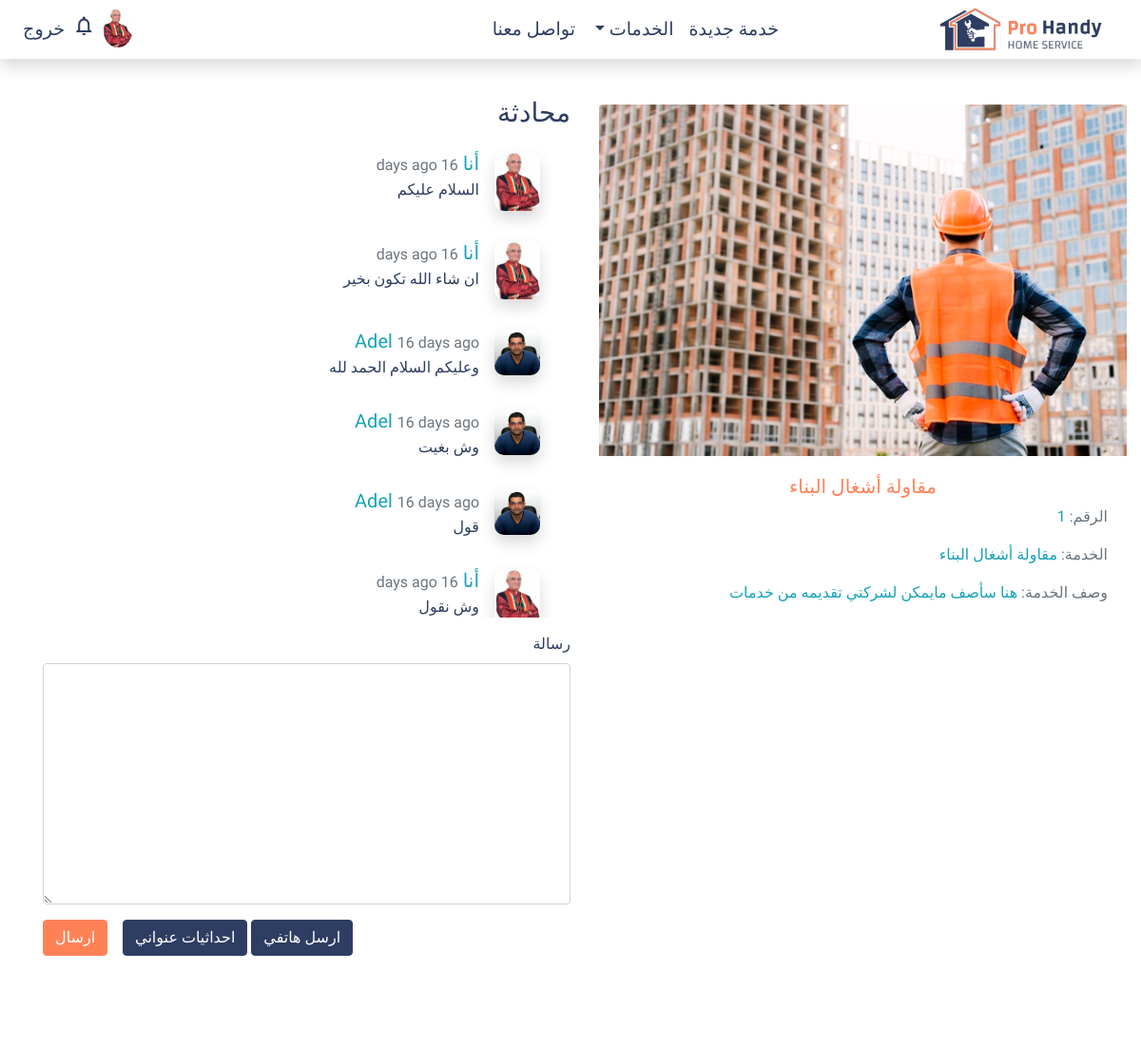
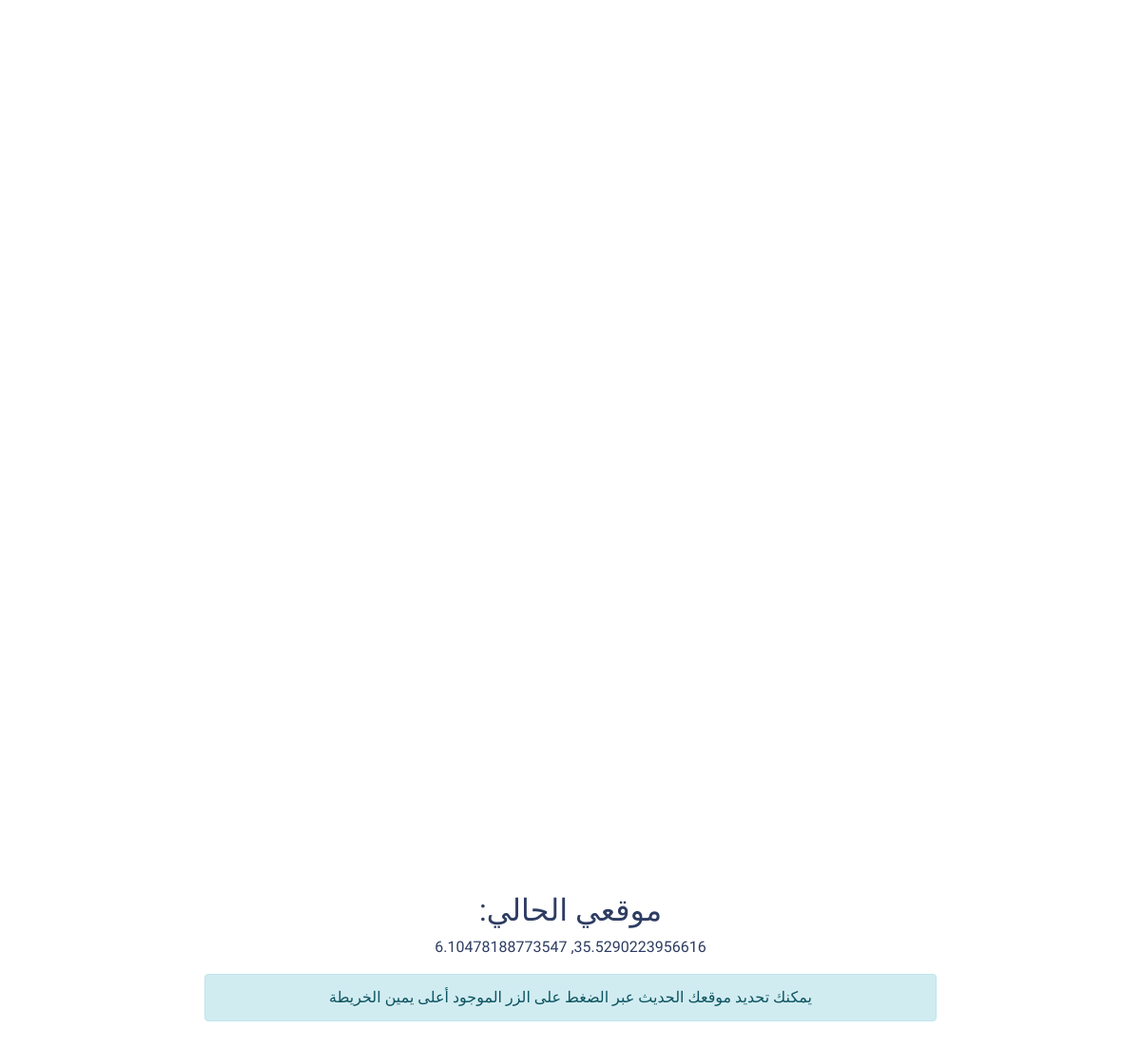
Screenshot of /request_service/3/1/new (signed in) with the database file from the repository (2 pictures, top to bottom).
### application/models.py (models this page shows, shortened)
class User(db.Model, UserMixin):
    id = db.Column(db.Integer, primary_key=True)
    username = db.Column(db.String(20), unique=True, nullable=False)
    full_name = db.Column(db.String(64), default='no full name')
    email = db.Column(db.String(120), unique=True, nullable=False)
    user_type = db.Column(db.String(20))
    image_file = db.Column(db.String(20), nullable=False, default='profile.png')
    password = db.Column(db.String(64), nullable=False)
    services = db.relationship('Service', backref='owner', lazy=True)
    created_at = db.Column(db.DateTime, nullable=False, default=datetime.utcnow)
    last_login = db.Column(db.DateTime)
    is_active = db.Column(db.Boolean, default=False)
    is_connected = db.Column(db.Boolean, default=False)
    address_first_line = db.Column(db.String(64), default='')
    address_second_line = db.Column(db.String(64), default='')
    city = db.Column(db.String(20), default='')
    phone_number = db.Column(db.String(14), default='')
    lat = db.Column(db.Float(20))
    lon = db.Column(db.Float(20))
    requests = db.relationship('ServiceRequest', cascade="all, delete", backref='client', lazy=True)
    request_messages = db.relationship('ServiceRequestMessages', cascade="all, delete", backref='message_sender', lazy=True)
    notifications = db.relationship('Notification', cascade="all, delete", backref='user_notified', lazy=True)

class Service(db.Model):
    id = db.Column(db.Integer, primary_key=True)
    service_name = db.Column(db.String(20), unique=True, nullable=False)
    description = db.Column(db.Text)
    image_file = db.Column(db.String(20), nullable=False, default='profile.svg')
    user_id = db.Column(db.Integer, db.ForeignKey('user.id'), nullable=False)
    category_id = db.Column(db.Integer, db.ForeignKey('category.id'), nullable=False)
    requests = db.relationship('ServiceRequest', cascade="all, delete", backref='requested', lazy=True)

class ServiceRequestMessages(db.Model):
    id = db.Column(db.Integer, primary_key=True)
    service_request_id = db.Column(db.Integer, db.ForeignKey('service_request.id'), nullable=False)
    message = db.Column(db.Text)
    created_at = db.Column(db.DateTime, nullable=False, default=datetime.utcnow)
    sender = db.Column(db.Integer, db.ForeignKey('user.id'), nullable=False)

### application/routes.py (the view, shortened to what this page needs)
@app.route('/request_service/<int:client_id>/<int:service_id>/new', methods=['GET', 'POST'])
def request_service(client_id, service_id):
    categories = Category.query.all()
    if not current_user.is_authenticated:
        return redirect(url_for('home'))
    service = Service.query.get(service_id)
    print(f'test: current user: {current_user.id} => client: {client_id} => service user: {service.user_id}')
    if (current_user.id != client_id) and (current_user.id != service.user_id) :
        flash('لايمكنك التوقب على أمور الناس', 'warning')
        return redirect(url_for('home'))
    form = ServiceRequestMessagesForm()
    sender = current_user.id
    service_request = ServiceRequest.query.filter_by(service_id=service_id).first()
    client = User.query.get(client_id)
    return render_template('request-service.html', client=client, service=service, form=form, service_request=service_request, categories=categories, title='NH | التواصل مع مقدم الخدمة')

### application/forms.py
class ServiceRequestMessagesForm(FlaskForm):
    message = TextAreaField('رسالة', validators=[DataRequired()])
    submit = SubmitField('ارسال')

### application/models.py (called while the page is built)
@login_manager.user_loader
def load_user(user_id):
    return User.query.get(int(user_id))

### application/templates/request-service.html (shortened to what this page needs)
{% extends 'base.html' %}
{% block main %}
<section class="container-fluid mt-4 row">
    <div class="card border-0 pt-4 col-lg-6 mx-auto">
        <img data-aos="fade" class="card-img-top mx-auto" src="{{ url_for('static', filename='img/services/'+service.image_file) }}" alt="current_user.username">
        <div class="card-body text-right">
            <h5 data-aos="zoom-in" class="text-primary text-center">{{ service.service_name }}</h5>
            <p data-aos="fade-left" class="text-muted">الرقم: <span class="text-info">{{ service.id }}</span></p>
            <p data-aos="fade-rigt" class="text-muted">الخدمة: <span class="text-info">{{ service.service_name }}</span></p>
            <p data-aos="fade-up" class="text-muted">وصف الخدمة: <span class="text-info">{{ service.description }}</span></p>
        </div>
    </div>
    <div class="col-lg-6">
            {% if service_request.service_id == service.id %}
            <h3 class="text-right pt-3">محادثة</h3>
            <ul class="list-unstyled pr-0 text-right overflow-auto">
                {% for m in service_request.messages %}
                    {% if service_request.id == service_request.id %}
                        {% if m.message_sender.id == current_user.id %}
                            <li id="msg-{{ m.id }}" class="media p-3">
                                <img src="{{ url_for('static', filename='img/users-profile/'+ m.message_sender.image_file) }}" class="img-comment mr-3 img-fluid shadow" alt="{{ m.message_sender.username}}">
                                <div class="media-body mr-3">
                                    <h5 class="mt-0 mb-1 text-info"> أنا <small class="text-muted text-center">{{ moment(m.created_at).fromNow() }}</small></h5>
                                    {{ m.message}}
                                </div>
                            </li>
                        {% elif (m.message_sender.id == service.user_id) or  (m.message_sender.id != client_id and current_user.id == service.user_id) %}
                            <li id="msg-{{ m.id }}" class="media p-3">
                                <img src="{{ url_for('static', filename='img/users-profile/'+ m.message_sender.image_file) }}" class="img-comment mr-3 img-fluid shadow" alt="{{ m.message_sender.username}}">
                                <div class="media-body mr-3">
                                    <h5 class="mt-0 mb-1 text-info">{{ m.message_sender.username }} <small class="text-muted text-center">{{ moment(m.created_at).fromNow() }}</small></h5>
                                    {{ m.message}}
                                </div>
                            </li>
                        {% endif %}
                    {% endif %}
                {% endfor %}
            </ul>
        {% endif %}
        <form class="form-group text-right" method="POST" action="">
                <div class="form-group">
                    {{ form.message.label(class="form-control-label") }}
                    {% if form.message.errors %}
                        {{ form.message(class="form-control") }}
                        <div class="form-group">
                            {% for error in form.message.errors %}
                                <span>{{ error }}</span>
                            {% endfor %}
                        </div>
                    {% else %}
                        {{ form.message(class="form-control", rows="10") }}
                    {% endif %}
                </div>
                <div class="form-group">
                    {{ form.submit(class="btn btn-primary float-left") }}
                </div>
            </form>
            <div id="action-reques" class="container mb-5">
                <a id="send-phone" class="btn btn-secondary" href="#list-tab">ارسل هاتفي</a>
                <a id="send-coordinates" class="btn btn-secondary ml-3" href="#list-tab2">احداثيات عنواني</a>
            </div>
        </div>
    </section>
    <section class="col-lg-8 mt-4 mx-auto">
        {% include 'map.html' %}
    </section>
{% endblock %}

### application/templates/nav.html (shortened to what this page needs)
<nav class="navbar navbar-expand-sm navbar-primary shadow" data-aos="fade-down">
    <a class="" href="/">
        <img id="app-logo" src="{{ url_for('static', filename='img/banner.png') }}" alt="" class="img-fluid">
    </a>
    <div class="collapse navbar-collapse" id="navbarTogglerDemo01">
        <ul class="navbar-nav mx-auto pr-0 d-flex">
            {% if current_user.is_authenticated %}
                <li class="nav-item">
                    <a class="nav-link nav-effect" href="{{ url_for('add_service') }}">خدمة جديدة</a>
                </li>
            {% endif %}
            <li class="nav-item dropdown">
                <a class="nav-link dropdown-toggle" href="#" id="navbardrop" data-toggle="dropdown">
                    الخدمات
                </a>
            </li>
            <li class="nav-item">
                <a class="nav-link nav-effect" href="#contact">تواصل معنا</a>
            </li>
        </ul>
        <ul class="navbar-nav d-flex justify-content-around flex-row mr-auto justify-content-end">
            {% if current_user.is_authenticated %}
                <li class="nav-item">
                    <a href="{{ url_for('profile') }}">
                        <img id="user-nav-img" class="align-self-center mr-3 rounded-circle" src="{{ url_for('static', filename='img/users-profile/') }}{{ current_user.image_file }}" alt="">
                    </a>
                </li>
                <li class="nav-item">
                        <a class="" href="#" id="notdrop" data-toggle="dropdown">
                            <i id="notification" class="material-icons align-middle">notifications_none</i>
                        </a>
                </li>
                <li class="nav-item">
                    <a class="nav-link nav-effect" href="{{ url_for('logout') }}">خروج</a>
                </li>
            {% endif %}
        </ul>
    </div>
</nav>

### application/templates/map.html (shortened to what this page needs)
<div id='map' class="container mt-5 pt-5 d-flex"></div>
<div class="text-center">
    {% if current_user.lat %}
    <h2 id="position-title">موقعي الحالي:</h2>
    <p><span id="user-lat">{{ current_user.lat }}</span>, <span id="user-lon">{{ current_user.lon }}</span></p>
    {% endif %}
</div>
<div class="alert alert-info text-center" id="info">
    يمكنك تحديد موقعك الحديث عبر الضغط على الزر الموجود أعلى يمين الخريطة
</div>

### application/static/css/styles.css (style rules this page uses)
html { height: 100%; }
body { font-family: 'Changa', serif; color: #2e3d62; min-height: 100%; position: relative; padding: 0; }
body::after { content: ''; display: block; height: 50px; }
.nav-effect, .dropdown-toggle { font-size: 1.2em; background-position: 0% 100%; background-repeat: no-repeat; background-size: 0% 2px; transition: all .3s ease-in-out; }
#app-logo { width: 200px; }
nav { z-index: 1; }
#user-nav-img { width : 32px; }
.media { flex-flow: wrap; }
.img-comment { width: 48px; border-radius: 10px; }
.list-unstyled { height: 40%; }
#notification { width: 32px; height: 32px; line-height: inherit; }
#map, #main-map { width: 100%; height: 80vh; }
.text-primary { color: #ff8257 !important; }
.text-primary, a { color: #ff8257; }
.btn-primary { background-color: #ff8257; border-color: #ff8257; }
.btn-secondary { background-color: #2e3d62; border-color: #2e3d62; }
nav a { color: #2e3d62; }

### rows the page displays
User: image_file (picture), lat "35.5290223956616", lon "6.10478188773547"
Service: image_file (picture), service_name "مقاولة أشغال البناء", id "1", description "هنا سأصف مايمكن لشركتي تقديمه من خدمات"
ServiceRequestMessages: image_file (picture), created_at "16 days ago", message "السلام عليكم"
ServiceRequestMessages: image_file (picture), created_at "16 days ago", message "ان شاء الله تكون بخير"
ServiceRequestMessages: image_file (picture), message_sender.username "Adel", created_at "16 days ago", message "وعليكم السلام الحمد لله"
ServiceRequestMessages: image_file (picture), message_sender.username "Adel", created_at "16 days ago", message "وش بغيت"
ServiceRequestMessages: image_file (picture), message_sender.username "Adel", created_at "16 days ago", message "قول"
ServiceRequestMessages: image_file (picture), created_at "16 days ago", message "وش نقول"
